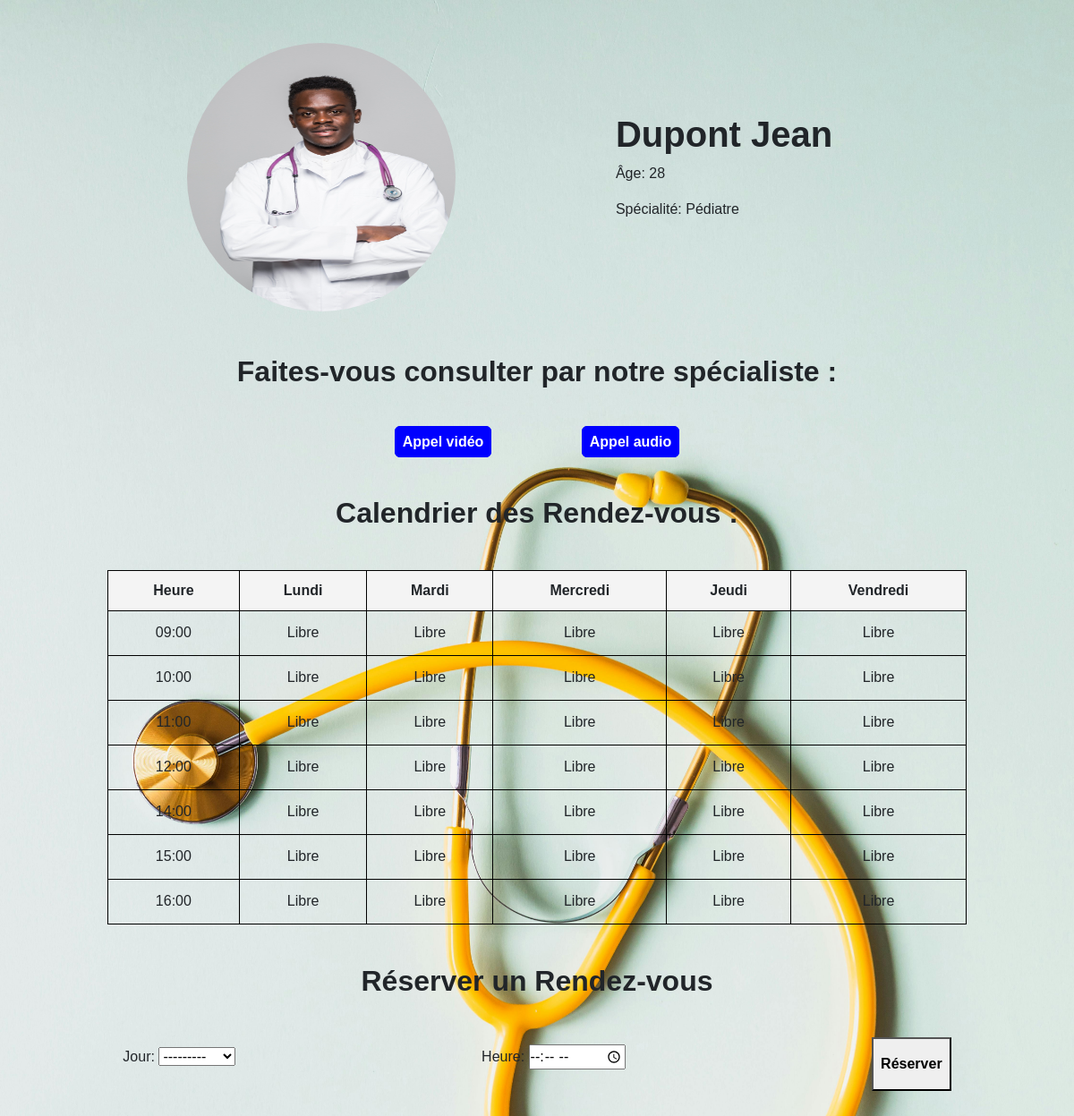
Screenshot of /consultation_option_specialiste/1/ (signed in) with the database file from the repository.
### teleconsult_app/models.py (models this page shows)
class Medecins(models.Model):
    nom = models.CharField(max_length=100)
    specialite = models.CharField(max_length=100)
    email = models.EmailField(default='example@example.com')  # Fournir une valeur par défaut
    photo = models.ImageField(upload_to='images/')
    age = models.IntegerField(default=1)

### teleconsult_app/views.py (the view, shortened to what this page needs)
# urls.py: path('consultation_option_specialiste/<int:id>/', views.consultation, name='consultation_option_specialiste'),
@login_required
def consultation(request, id):
    print(f"User is authenticated: {request.user.is_authenticated}")  # Pour le débogage
    medecin = get_object_or_404(Medecins, id=id)
    patient_id = request.user.id  # On utilise l'ID de l'utilisateur connecté
    print("l'id du patient est:", patient_id)
    form = RendezVousForm(request.POST or None)
    rendezvous_liste = Rendezvous.objects.filter(medecin=medecin)
    appointments = {f"{rdv.jour}-{rdv.heure.strftime('%H:%M')}": True for rdv in rendezvous_liste}
    jours = ['lundi', 'mardi', 'mercredi', 'jeudi', 'vendredi']
    heures = ['09:00', '10:00', '11:00', '12:00', '14:00', '15:00', '16:00']
    context = {
        'medecin': medecin,
        'form': form,
        'jours': jours,
        'heures': heures,
        'appointments': appointments,
    }
    return render(request, 'consultation_option_spé.html', context)

### teleconsult_app/forms.py
class RendezVousForm(forms.ModelForm):
    class Meta:
        model = Rendezvous
        fields = ['jour', 'heure']
        widgets = {
            'jour': forms.Select(choices=[
                ('lundi', 'Lundi'),
                ('mardi', 'Mardi'),
                ('mercredi', 'Mercredi'),
                ('jeudi', 'Jeudi'),
                ('vendredi', 'Vendredi')
            ]),
            'heure': forms.TimeInput(attrs={'type': 'time'})
        }

### teleconsult_app/templates/consultation_option_spé.html (shortened to what this page needs)
{% load static %}
<!DOCTYPE html>
<html lang="en">
<head>
    <link rel="stylesheet" href="{% static 'css/consultation_option.css' %}">
    <link rel="stylesheet" href="{% static 'css/bootstrap.min.css' %}">
</head>
<body>
<div class="container mt-5">
    <div class="row">
        <div class="col-15 d-flex">
            <img src="{% static 'images/' %}{{ medecin.photo }}" alt="Avatar du médecin" class="rounded-circle images">
            <div class="profil">
                <h1 class="fw-bold">{{ medecin.nom }}</h1>
                <p>Âge: {{ medecin.age }}</p>
                <p>Spécialité: {{ medecin.specialite }}</p>
            </div>
        </div>
    </div>
</div>
<div class="consulter">
    <h2 class="pb-4 pt-5 text-center text-dark fw-bold">Faites-vous consulter par notre spécialiste :</h2>
    <div class="text-center mt-4">
        <a href="https://demo.campay.net/pay/frais-de-consultation-4235-1729426350-ARK/" class="me-5 p-2 rounded">Appel vidéo</a>
        <a href="https://demo.campay.net/pay/frais-de-consultation-4235-1729426350-ARK/" class="ms-5 p-2 rounded">Appel audio</a>
    </div>
</div>
<div class="prise_rendezvous pt-5">
    <h2 class="pb-4 text-dark fw-bold">Calendrier des Rendez-vous :</h2>
    <table id="calendar">
        <thead>
            <tr>
                <th>Heure</th>
                {% for jour in jours %}
                    <th>{{ jour|title }}</th>
                {% endfor %}
            </tr>
        </thead>
        <tbody>
            {% for heure in heures %}
                <tr>
                    <td>{{ heure }}</td>
                    {% for jour in jours %}
                        <td>
                            {% with key=jour|add:"-"|add:heure %}
                                {% if key in appointments %}
                                    <a href="{% url 'delete_rendezvous' medecin.id jour heure %}" class="booked p-2">Réservé</a>
                                {% else %}
                                    Libre
                                {% endif %}
                            {% endwith %}
                        </td>
                    {% endfor %}
                </tr>
            {% endfor %}
        </tbody>
    </table>
    <h2 class="pb-4 pt-4 text-dark fw-bold">Réserver un Rendez-vous</h2>
    <form method="post" class="pb-5">
        {{ form.as_p }}
        <button type="submit" class="text-center fw-bold p-2">Réserver</button>
    </form>
</div>
</body>
</html>

### teleconsult_app/static/css/consultation_option.css (style rules this page uses)
* { margin: 0; padding: 0; box-sizing: border-box; font-family: "poppins", sans-serif; }
body { background-image: url(./../images/pexels-karolina-grabowska-4386464.jpg) !important; background-size:100%; height: 100vh !important; }
.images { width: 300px; height: 300px; margin-left: 15%; }
.prise_rendezvous { font-family: Arial, sans-serif; text-align: center; }
table { width: 80%; margin: 20px auto; border-collapse: collapse; }
table { border: 1px solid #ddd; padding: 10px; }
th, td { border: 0.5px solid #000000 !important; padding: 10px; }
th { background-color: #f4f4f4; }
td { height: 50px; cursor: pointer; }
label { display: block; margin: 10px 0; }
form { margin-top: 20px; display: flex; flex-direction: row; justify-content: space-around; text-align: left; }
.consulter a { border: 1px solid blue; text-decoration: none; color: white; font-weight: bold; background-color: blue; }
.profil { margin-left:16%; margin-top: 7%; }

### rows the page displays
Medecins: photo (picture), nom "Dupont Jean", age "28", specialite "Pédiatre"

### other values shown
{{ jour|title }} "Lundi" "Mardi" "Mercredi" "Jeudi" "Vendredi"
{{ heure }} "09:00" "10:00" "11:00" "12:00" "14:00" "15:00" "16:00"
